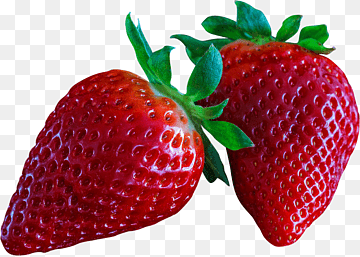
#> input picture Lab4/src_img/strawberry.png, 360 x 257 px, found by its file name
$ python main.py
#> lines starting #> are read from the running program, lines starting #| are printed output that depends on the picture; after the words box and inside, x2 and y2 are one past the last pixel; in counts of white or black regions, pixels touching at a corner belong together
import cv2
import numpy as np
import matplotlib.pyplot as plt


# Функция для загрузки и преобразования изображения в оттенки серого
def load_image(image_path):
    image = cv2.imread(image_path, cv2.IMREAD_COLOR)
    gray = cv2.cvtColor(image, cv2.COLOR_BGR2GRAY)
    return image, gray


# Функция для свёртки изображения вручную с заданной матрицей (ядром)
def apply_filter(image, kernel):
    h, w = image.shape
    kh, kw = kernel.shape
    pad = kh // 2  # Размер отступа для свёртки
    output = np.zeros((h, w), dtype=np.float64)

    # Дополняем границы
    padded = np.pad(image, pad, mode='edge')

    for i in range(h):
        for j in range(w):
            region = padded[i:i + kh, j:j + kw]  # Выделяем подматрицу
            output[i, j] = np.sum(region * kernel)  # Свёртка

    return output


# Функция нормализации матрицы в диапазон [0, 255]
def normalize_image(image):
    min_val, max_val = np.min(image), np.max(image)
    return ((image - min_val) / (max_val - min_val) * 255).astype(np.uint8)


# Функция для бинаризации
def binarize_image(image, threshold=50):
    return np.where(image >= threshold, 255, 0).astype(np.uint8)


# Морфологическое расширение вручную
def morphological_dilation(image, kernel_size=3):
    h, w = image.shape
    pad = kernel_size // 2
    padded = np.pad(image, pad, mode='constant', constant_values=0)
    output = np.zeros_like(image)

    for i in range(h):
        for j in range(w):
            if np.max(padded[i:i + kernel_size, j:j + kernel_size]) > 0:
                output[i, j] = 255

    return output


# Основная программа
def main(image_path):

    image, gray = load_image(image_path)
#> in load_image, image is the input picture: shape (257, 360, 3); mean B, G, R 122.5, 121.4, 171.6

    # Определяем операторы Собеля вручную
    sobel_x = np.array([[-1, 0, 1],
                        [-2, 0, 2],
                        [-1, 0, 1]], dtype=np.float64)

    sobel_y = np.array([[-1, -2, -1],
                        [0, 0, 0],
                        [1, 2, 1]], dtype=np.float64)

    # Вычисляем градиенты Gx и Gy
    Gx = apply_filter(gray, sobel_x)
    Gy = apply_filter(gray, sobel_y)
#> after the loop in apply_filter (call 2), `for i in range(h):`:
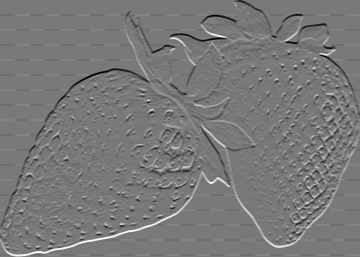
#> output: shape (257, 360) float64; min -868, max 956, mean 0; drawn with min black and max white

    # Вычисляем полную градиентную матрицу G
    G = np.abs(Gx) + np.abs(Gy)
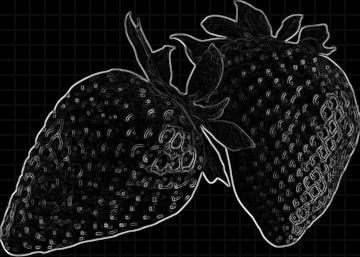
#> G: shape (257, 360) float64; min 0, max 1452, mean 119.3; drawn with min black and max white

    # Нормализация
    Gx_norm = normalize_image(np.abs(Gx))
#> in normalize_image, `min_val, max_val = np.min(image), np.max(image)`: min_val = 0; max_val = 965
    Gy_norm = normalize_image(np.abs(Gy))
#> in normalize_image (call 2), `min_val, max_val = np.min(image), np.max(image)`: max_val = 956
#> in normalize_image (call 2), `return ((image - min_val) / (max_val - min_val) * 255).astype(np.uint8)`:
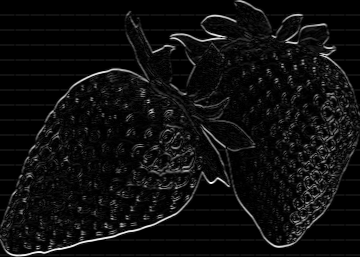
#> returned value: shape (257, 360); min 0, max 255, mean 14.3
    G_norm = normalize_image(G)

    # Бинаризация градиентной матрицы
    G_bin = binarize_image(G_norm, threshold=50)
#> in binarize_image, `return np.where(image >= threshold, 255, 0).astype(np.uint8)`:
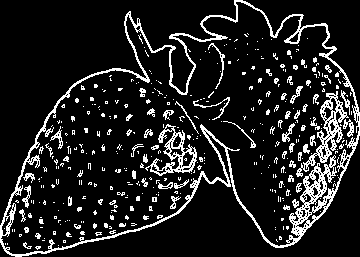
#> returned value: shape (257, 360); 12.7% white in thin lines or dots

    # Морфологическое расширение
    G_dilated = morphological_dilation(G_bin)
#> in morphological_dilation, `padded = np.pad(image, pad, mode='constant', constant_values=0)`: padded: shape (259, 362); 12.6% white in thin lines or dots
#> after the loop in morphological_dilation, `for i in range(h):`:
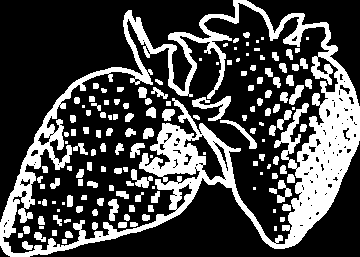
#> output: shape (257, 360); 28.6% white; 149 white regions (30 under 20 px), largest, box (x1, y1, x2, y2) and area: (0, 0, 360, 257) 19791, (192, 96, 231, 121) 362, (220, 120, 257, 149) 209

    # Вычисляем разность между серым изображением и расширенной матрицей
    black_gradient = cv2.absdiff(gray, G_dilated)
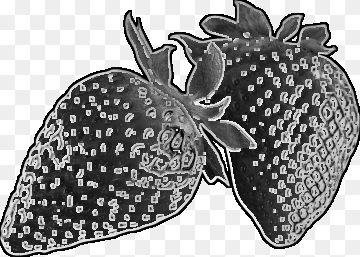
#> black_gradient: shape (257, 360); min 0, max 255, mean 148.8

    # Отображение результатов
    fig, axs = plt.subplots(2, 3, figsize=(12, 8))

    axs[0, 0].imshow(cv2.cvtColor(image, cv2.COLOR_BGR2RGB))
    axs[0, 0].set_title("Исходное изображение")
    axs[0, 0].axis("off")

    axs[0, 1].imshow(gray, cmap="gray")
    axs[0, 1].set_title("Полутоновое изображение")
    axs[0, 1].axis("off")

    axs[0, 2].imshow(Gx_norm, cmap="gray")
    axs[0, 2].set_title("Градиентная матрица Gx")
    axs[0, 2].axis("off")

    axs[1, 0].imshow(Gy_norm, cmap="gray")
    axs[1, 0].set_title("Градиентная матрица Gy")
    axs[1, 0].axis("off")

    axs[1, 1].imshow(G_bin, cmap="gray")
    axs[1, 1].set_title("Бинаризованная градиентная матрица G")
    axs[1, 1].axis("off")

    axs[1, 2].imshow(black_gradient, cmap="gray")
    axs[1, 2].set_title("Разность с морфологически расширенным")
    axs[1, 2].axis("off")

    plt.tight_layout()
    plt.show()
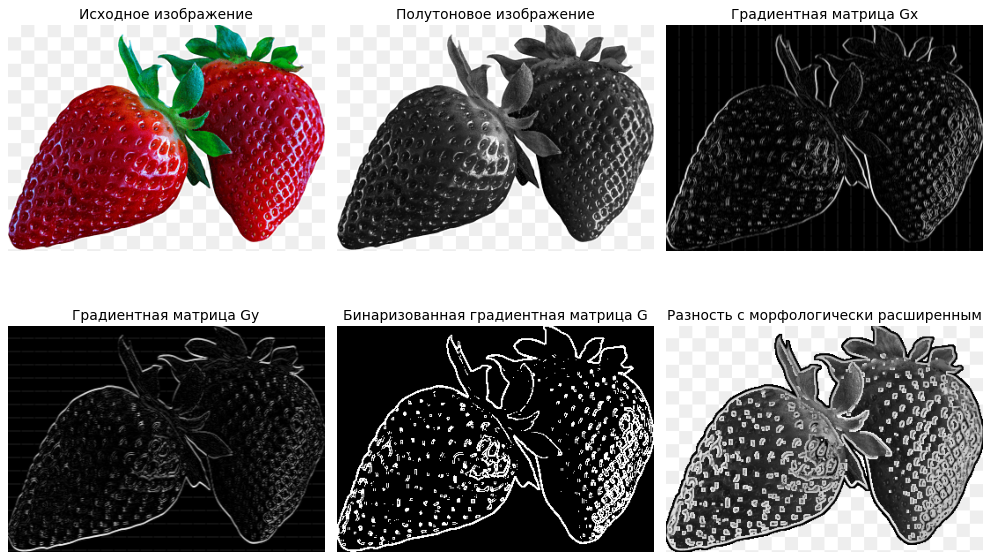
#> figure drawn by matplotlib, 6 panels


image_path = "/Users/darina_samoylenko/Lab1/Lab4/src_img/strawberry.png"
main(image_path)
